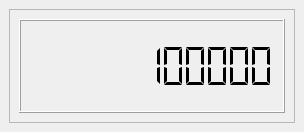
<?xml version="1.0" encoding="UTF-8"?>
<ui version="4.0">
 <class>DockWidget</class>
 <widget class="QDockWidget" name="DockWidget">
  <property name="geometry">
   <rect>
    <x>0</x>
    <y>0</y>
    <width>304</width>
    <height>132</height>
   </rect>
  </property>
  <property name="windowTitle">
   <string>DockWidget</string>
  </property>
  <widget class="QWidget" name="dockWidgetContents">
   <layout class="QGridLayout" name="gridLayout_2">
    <item row="0" column="0">
     <widget class="QFrame" name="frame">
      <property name="frameShape">
       <enum>QFrame::StyledPanel</enum>
      </property>
      <property name="frameShadow">
       <enum>QFrame::Raised</enum>
      </property>
      <layout class="QGridLayout" name="gridLayout">
       <item row="0" column="0">
        <widget class="QLCDNumber" name="lcdNumber">
         <property name="font">
          <font>
           <pointsize>25</pointsize>
          </font>
         </property>
         <property name="digitCount">
          <number>11</number>
         </property>
         <property name="segmentStyle">
          <enum>QLCDNumber::Flat</enum>
         </property>
         <property name="intValue" stdset="0">
          <number>14032000</number>
         </property>
        </widget>
       </item>
      </layout>
     </widget>
    </item>
   </layout>
  </widget>
 </widget>
 <resources/>
 <connections/>
</ui>
